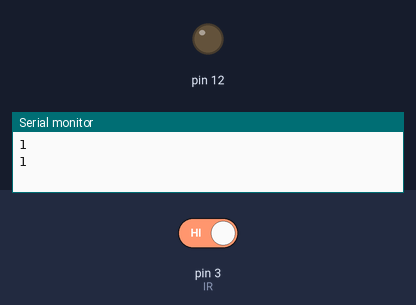
A sketch run on a simulated Arduino Uno, built with avr-gcc and run on an emulated ATmega328P. On the bench: output pins drawn as LEDs (lit = HIGH), the last lines printed to the serial monitor. The test bench sets the inputs (shaded band); at power-on: pin 3 (IR) HIGH.

Above: at 1.8 s.
1.9 s: pin 3 (IR) driven LOW
At 3.2 s:
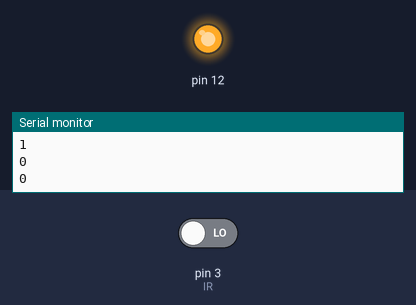
3.5 s: pin 3 (IR) driven HIGH
At 4.9 s:
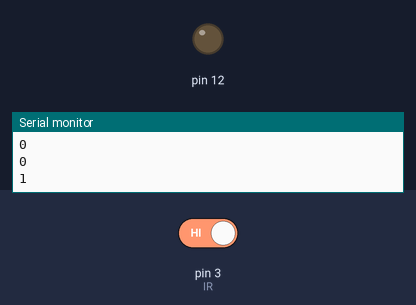
Timing chart, 0 to 6.5 s (numbered marks = the images above; inputs shaded):
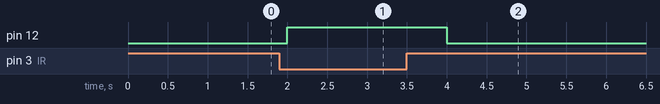

Measured:
- after the input at 1.9 s, pin 12: LOW → HIGH after 0.10 s
- after the input at 3.5 s, pin 12: HIGH → LOW after 0.50 s

The sketch:

ir_code.ino
```cpp
int IR = 3;
int value;
void setup()
{
  pinMode(12,OUTPUT);
  pinMode(3,INPUT);
  Serial.begin(9600);
}
void loop()
{
  value = digitalRead(IR);
  Serial.println(value);
  delay(1000);
  if (digitalRead(3)== LOW)
  {
    digitalWrite(12,HIGH);


  }
  else
  {

    digitalWrite(12,LOW);

  }

}
```
